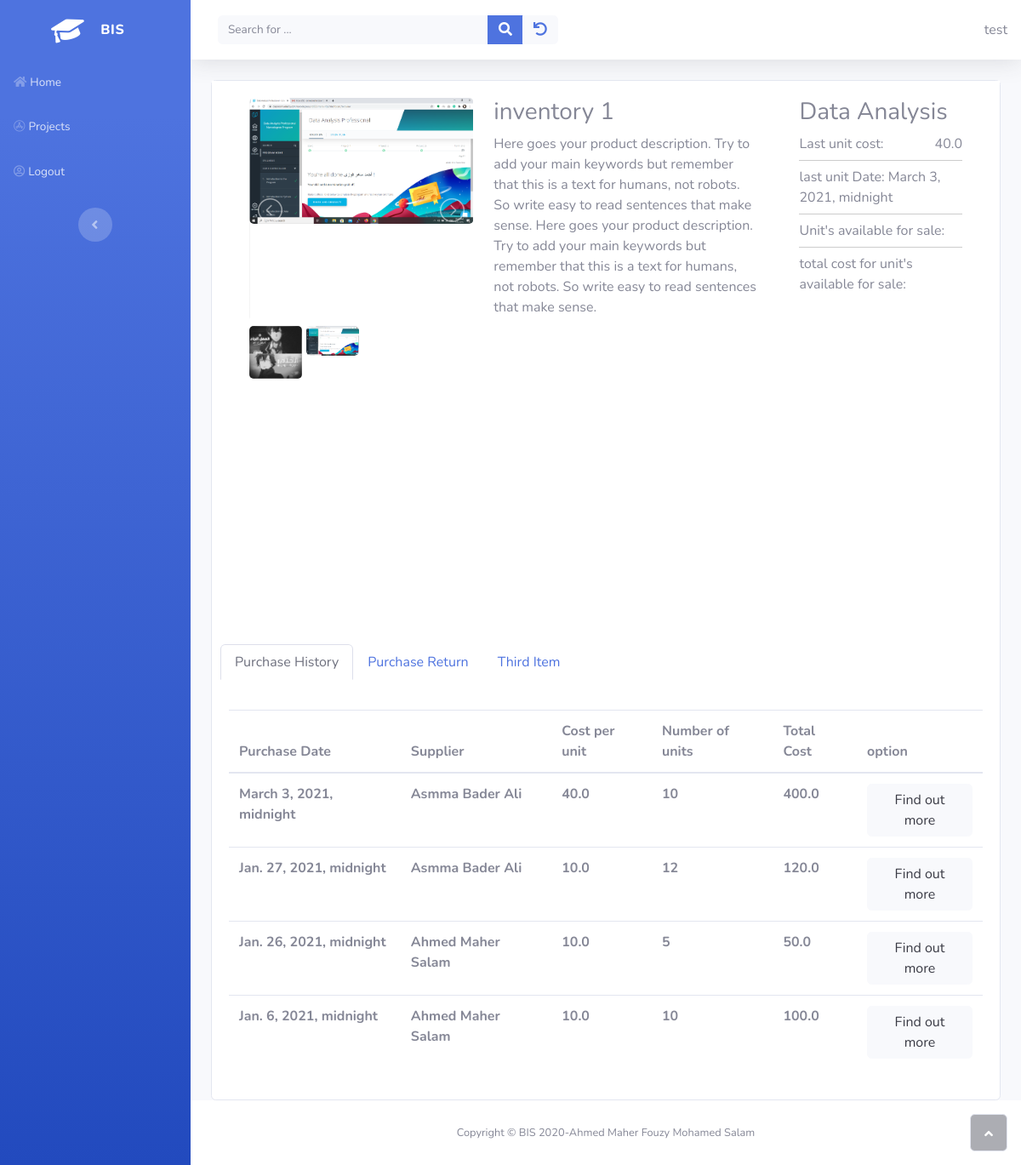
The app's page /inventory/detail_inventory/1 (signed in), older data.
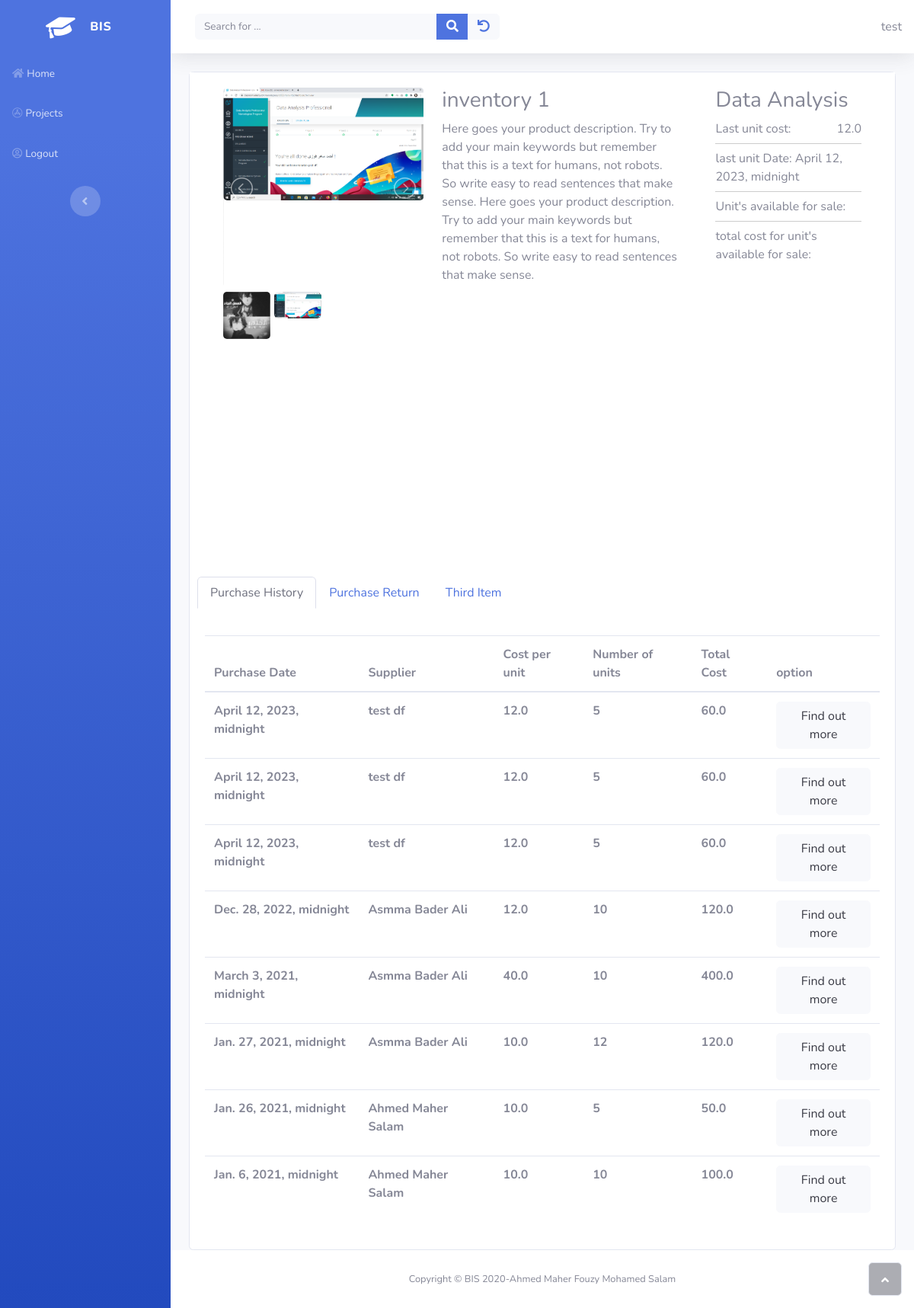
The same page, newer data.
### inventory/models.py (models this page shows, shortened)
class InventoryImag(models.Model):
    class Meta:
        verbose_name = 'Inventory Image'
        verbose_name_plural = 'Inventory Images'
    inventory  = models.ForeignKey(Inventory , on_delete=models.CASCADE , related_name="imgs" )
    img = models.ImageField(upload_to=inventory_imag_directory_path,
                                null=True,
                                blank=True,
                                editable=True,
                                help_text="Inventory image")

class InventoryPrice(models.Model):
    inventory = models.ForeignKey(Inventory, on_delete=models.CASCADE)
    cost_per_unit = models.FloatField()
    number_of_unit = models.PositiveIntegerField()
    purchase_inventory = models.ForeignKey(PurchaseInventory, on_delete=models.CASCADE)
    @property
    def total_cost(self):
        return self.cost_per_unit * self.number_of_unit

class PurchaseInventory(models.Model):
    class Status(models.IntegerChoices):
        UNPAID = 0 , _("UNPAID")
        PAID = 1 , _("PAID")
    status = models.IntegerField(choices=Status.choices)
    owner = models.ForeignKey(get_user_model(), on_delete=models.CASCADE)
    num = models.IntegerField()
    purchase_date = models.DateTimeField()
    due_date = models.DateField(
        help_text="optional if you want to specify it by yourself",
        null = True ,
        blank = True,
    )
    supplier = models.ForeignKey(Supplier, on_delete=models.CASCADE)
    term = models.ForeignKey(PaymentSalesTerm, on_delete=models.CASCADE)
    frieght_in = models.FloatField(default=0)
    num_returend = models.IntegerField(blank=True, null=True)
    cost_returned =  models.FloatField(blank=True, null=True)
    total_purchases = models.FloatField(blank=True, null=True)
    net_purchases = models.FloatField(blank=True, null=True)
    total_amount_paid = models.FloatField(blank=True, null=True)
    objects = models.Manager() # the default_managers
    purchases = PurchaseManager()

### suppliers/models.py (models this page shows)
class Supplier(models.Model):
    owner = models.ForeignKey(get_user_model(), on_delete=models.CASCADE)
    first_name  = models.CharField(max_length=50)
    last_name   = models.CharField(max_length=50)
    middle_name = models.CharField(max_length=50 , blank=True , null=False , default=" ")
    @property
    def full_name(self):
        return '%s %s %s' % (self.first_name, self.middle_name , self.last_name)
    def __str__(self):
        return self.full_name

### inventory/views.py (the view)
# urls.py: path('detail_inventory/<int:pk>' , views.DetailInventoryView.as_view() , name="detail_inventory" ),
class DetailInventoryView(OwnerDetailView):
    model = Inventory
    template_name = "inventory/inventory_detail.html"
    def get_context_data(self, **kwargs):
        context = super().get_context_data(**kwargs)
        context["last_unit"] =  context["inventory"].inventoryprice_set.order_by("-purchase_inventory__purchase_date").first()
        context["prices"] = context["inventory"].inventoryprice_set.order_by("-purchase_inventory__purchase_date").select_related()
        return context

### home/owner.py (called while the page is built)
    def get_queryset(self):
        qs = super().get_queryset()
        return qs.filter(owner=self.request.user)

### inventory/templates/inventory/inventory_detail.html (shortened to what the changed rows need)
{% extends "home/base.html" %}
{% load static %}
{% block css %}
    <link rel="stylesheet" href="{% static 'home/Gallery/fonts/ionicons.min.css' %}">
    <link rel="stylesheet" href="{% static 'home/Gallery/Model-Gallery-And-Profile.css' %}">
{% endblock %}
{% block content %}
<div class="card">
    <div class="card-body" style="background-color:white;">
         <section id="model-details">
        <div class="container">
            <div class="row">
                <div class="col col-md-4">
                    <ul id="imageGallery">
                        {% for obj in inventory.imgs.all %}
                        <li data-thumb="{{obj.img.url}}" data-src="{{obj.img.url}}">
                            <img class="img-fluid" src="{{obj.img.url}}"/>
                        </li>
                        {% endfor %}
                    </ul>
                </div>
                <div class="col-12 col-md-3"> <div class="profile-block">
                                <ul>
                                    <li><span class="font-400">Last unit cost: </span><span class="profile-right">{{ last_unit.cost_per_unit }}</span> </li>
                                    <li><span class="font-400">last unit Date: </span><span>{{ last_unit.purchase_inventory.purchase_date }}</span> </li>
                                </ul>
                            </div></div>
            </div>
        </div>
    </section>
    </div>
    <div class="card-body">
        <div id="nav-tabContent" class="tab-content">
            <div id="item-1-1" class="tab-pane fade show active" role="tabpanel" aria-labelledby="item-1-1-tab">
                <div class="table-responsive table mt-2 dataTable" role="grid" aria-describedby="dataTable_info">
                <table class="table my-0 mydataTable" >
                    <thead>
                        <tr>
                            <th>Purchase Date</th>
                            <th>Supplier</th>
                            <th>Cost per unit</th>
                            <th>Number of units</th>
                            <th>Total Cost</th>
                            <th>option</th>
                        </tr>
                    </thead>
                    <tbody>
                        {% if prices %}
                            {% for price in prices %}
                                <tr>
                                <td><strong>{{ price.purchase_inventory.purchase_date }}</strong></td>
                                <td><strong>{{ price.purchase_inventory.supplier }}</strong></td>
                                <td><strong>{{ price.cost_per_unit}}</strong></td>
                                <td><strong>{{ price.number_of_unit}}</strong></td>
                                <td><strong>{{ price.total_cost}}</strong></td>
                                <td>
                                    <div class="dropdown">
                                        <div class="text-center" data-toggle="dropdown" aria-expanded="false">
                                            <button type="button" class="btn btn-light">Find out more</button>
                                        </div>
                                  </div>
                                </td>
                                </tr>
                            {% endfor %}
                          {% else %}
                            <p>There are no data in the database.</p>
                          {% endif %}
                    </tbody>
                </table>
            </div>
            </div>
        </div>
    </div>
</div>
{% endblock %}

Row changes from the older to the newer data that the page shows:
added InventoryPrice: cost_per_unit "12.0", purchase_inventory.purchase_date "April 12, 2023, midnight", purchase_inventory.supplier "test df", number_of_unit "5", total_cost "60.0"
added InventoryPrice: purchase_inventory.purchase_date "April 12, 2023, midnight", purchase_inventory.supplier "test df", cost_per_unit "12.0", number_of_unit "5", total_cost "60.0"
added InventoryPrice: purchase_inventory.purchase_date "April 12, 2023, midnight", purchase_inventory.supplier "test df", cost_per_unit "12.0", number_of_unit "5", total_cost "60.0"
added InventoryPrice: purchase_inventory.purchase_date "Dec. 28, 2022, midnight", purchase_inventory.supplier "Asmma Bader Ali", cost_per_unit "12.0", number_of_unit "10", total_cost "120.0"
Text that changed along with them:
{{ last_unit.cost_per_unit }}: "40.0" → "12.0"
{{ last_unit.purchase_inventory.purchase_date }}: "March 3, 2021, midnight" → "April 12, 2023, midnight"
